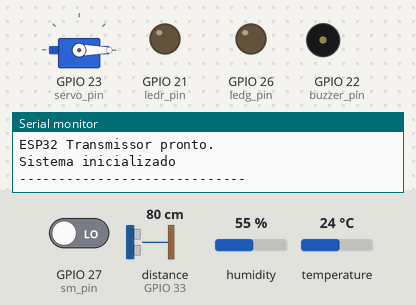
A sketch run on a simulated ESP32. Parts: servo, output pins drawn as LEDs (lit = HIGH), buzzer (waves = sounding, pin HIGH), the last lines printed to the serial monitor. Wiring (inferred from the names in the program): ultrasonic range finder: trigger GPIO 32; echo GPIO 33. The test bench sets the inputs (shaded band); at power-on: distance to the obstacle (sensor on GPIO 33) 80 cm, temperature 24 °C, GPIO 27 (sm_pin) LOW, humidity 55 %. The echo pulse lasts 58.3 µs per cm; nothing arrives over Bluetooth unless stated; pins used as bus, display or sensor lines are not drawn.

Above: at 6.8 s.
6.9 s: distance to the obstacle (sensor on GPIO 33) set to 7 cm
10.2 s: distance to the obstacle (sensor on GPIO 33) set to 4 cm
At 12.4 s:
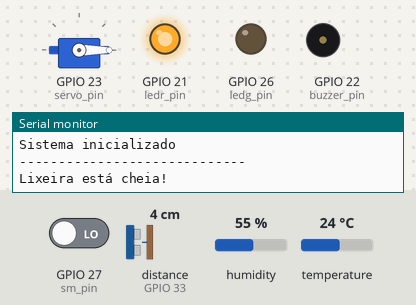
13.5 s: temperature set to 28 °C
At 15.8 s:
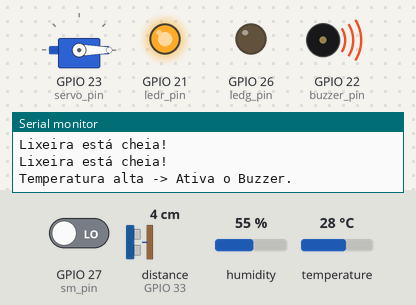
17.5 s: GPIO 27 (sm_pin) driven HIGH
At 19.3 s:
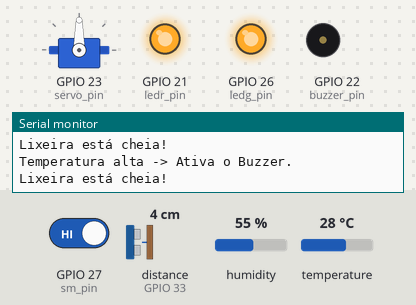
19.7 s: distance to the obstacle (sensor on GPIO 33) set to 9 cm
At 21.6 s:
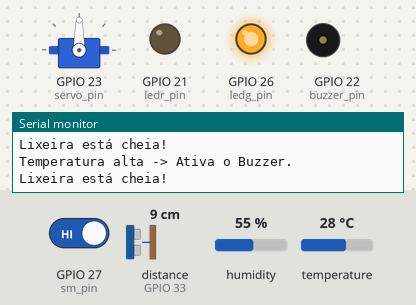
Timing chart, 0 to 23.1 s (numbered marks = the images above; inputs shaded):
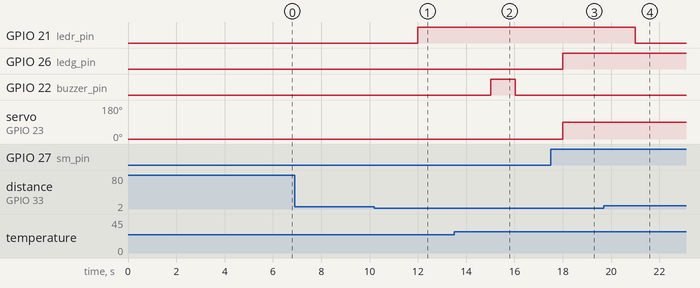

The sketch:

Transmissor.ino
```cpp
#include "BluetoothSerial.h"
#include <DHT.h>
#include <ESP32Servo.h>

// Estruturação dos pinos do ESP32
#define ledr_pin 21 // Pino LED Vermelho conectado ao pino digital 21 do ESP
#define buzzer_pin 22 // Defina o pino conectado ao buzzer
#define servo_pin 23 // Pino SERVO conectado ao pino digital 23 do ESP
#define dht_pin 25 // Pino DHT conectado ao pino digital 25 do ESP
#define ledg_pin 26 // Pino LED Verde conectado ao pino digital 26 do ESP
#define sm_pin 27  // Pino SM conectado ao pino digital 27 do ESP
#define trig_pin 32 // Pino TRIG conectado ao pino digital 32 do ESP
#define echo_pin 33 // Pino ECHO conectado ao pino digital 33 do ESP

// Pinos para a comunicação serial entre os esp32
#define RXD2 16
#define TXD2 17

// ----- Conexão Bluetooth -----
// Nome do dispositivo Bluetooth
String device_name = "Lixeira Inteligente";

// Verifica se o Bluetooth está disponível
#if !defined(CONFIG_BT_ENABLED) || !defined(CONFIG_BLUEDROID_ENABLED)
#error Bluetooth is not enabled! Please run `make menuconfig` to and enable it
#endif

// Verifica o perfil da porta serial
#if !defined(CONFIG_BT_SPP_ENABLED)
#error Serial Port Profile for Bluetooth is not available or not enabled. It is only available for the ESP32 chip.
#endif

BluetoothSerial SerialBT; // Declara o objeto da serial do Bluettoth
// ----- Conexão Bluetooth -----

// ----- Variáveis de Controle -----
// bool estado_tampa = false; // Variável para armazenar o estado da tampa
bool buzzer_ativo = false; // Variável para controlar o estado do buzzer
unsigned long ultimo_som_buzzer = 0; // Variável para registrar o tempo do último acionamento do buzzer

// Variáveis de estado para mapear se os sensores/atuadores estão ativos ou não via Bluetooth
bool sm_ativo = true;
bool dht_ativo = true;
bool su_ativo = true;
bool mostrar_dados = false; // Controle para exibir os dados

float temperatura;
float umidade;
float volume;

long distancia; // Variável para armazenar a distância medida
// ----- Variáveis de Controle -----

// ----- Sensores -----
// DHT
DHT dht(dht_pin, DHT11);

// Servo Motor
Servo servo_motor; // Cria um objeto Servo para controlar o servo motor
// ----- Sensores -----

// ----- Funções -----
long medir_distancia() {
  // Envia um pulso para o pino TRIG
  digitalWrite(trig_pin, LOW); // Define o nível lógico baixo no pino TRIG
  delayMicroseconds(2); // Aguarda 2 microssegundos
  digitalWrite(trig_pin, HIGH); // Define o nível lógico alto no pino TRIG
  delayMicroseconds(10); // Aguarda 10 microssegundos
  digitalWrite(trig_pin, LOW); // Define novamente o nível lógico baixo no pino TRIG

  // Mede o tempo do pulso de retorno (em microssegundos)
  long duracao = pulseIn(echo_pin, HIGH);

  // Calcula a distância em centímetros
  long distancia = (duracao / 29.1) / 2; // Velocidade do som em cm/us (343 m/s = 34300 cm/s)

  return distancia;
}

void verificar_movimento() {
  // Sensor de Movimento e Servo Motor
  if (sm_ativo) {
    // Verifica se o sensor de presença está ativo
    if (digitalRead(sm_pin) == HIGH) {
      servo_motor.write(90); // Abre a tampa
      digitalWrite(ledg_pin, HIGH); // Acende o LED Verde
      // estado_tampa = true; // Tampa aberta
    } else if (digitalRead(sm_pin) == LOW) {
      servo_motor.write(0); // Fecha a tampa
      digitalWrite(ledg_pin, LOW); // Apaga o LED Verde
      // estado_tampa = false; // Tampa fechada
    }
  }
}

void verificar_ultrassonico() {
  // Sensor Ultrassônico
  if (su_ativo) {
    distancia = medir_distancia(); // Chama a função para medir a distância

    // Lixeira não está cheia
    if (distancia > 5) {
      digitalWrite(ledr_pin, LOW); // Apaga o LED Vermelho

      // Supõe-se que a altura total da lixeira é de 20 cm
      float altura_total = 17; // altura total da lixeira em cm

      // Cálculo do volume ocupado como porcentagem
      volume = ((altura_total - distancia) / altura_total) * 100.0;

    } else { // Lixeira está cheia
      Serial.println("Lixeira está cheia!"); // Lixeira cheia
      digitalWrite(ledr_pin, HIGH); // Acende o LED Vermelho

      // Lixeira cheia -> 100%
      volume = 100.0;
    }
  }
}

void verificar_dht() {
  // DHT11
  if (dht_ativo) {
    umidade = dht.readHumidity(); // Lê a umidade relativa
    temperatura = dht.readTemperature(); // Lê a temperatura em Celsius

    // Verifica se alguma leitura falhou
    if (isnan(umidade) || isnan(temperatura)) {
      Serial.println("Falha no sensor DHT11!");
      return;
    }

    // Identificar se a temperatura é alta (indício de fogo) ou baixa (sem indício de fogo)
    if (temperatura >= 25) {
      // Verifica se o buzzer não está ativo e se passaram 10 segundos desde o último acionamento
      if (!buzzer_ativo && (millis() - ultimo_som_buzzer > 10000)) {
        // Dispara o Buzzer e envia notificação
        Serial.println("Temperatura alta -> Ativa o Buzzer.");
        digitalWrite(buzzer_pin, HIGH);
        delay(1000); // Mantém o tom por 1 s
        digitalWrite(buzzer_pin, LOW);
        buzzer_ativo = true;
        ultimo_som_buzzer = millis();
      }
    } else {
      buzzer_ativo = false; // Reseta o estado do buzzer
      // Serial.println("Temperatura baixa.");
    }
  }
}

void mostrar_dados_sensores() {
  String dados = "<";
  if(dht_ativo){
    // Temperatura
    Serial.print(F("Temperatura: "));
    Serial.print(temperatura);
    Serial.println(F("°C"));

    // Umidade
    Serial.print(F("Umidade: "));
    Serial.print(umidade);
    Serial.println(F("%"));

    // Bluetooth
    SerialBT.print(temperatura);
    SerialBT.print(";");
    SerialBT.print(umidade);
    SerialBT.print(";");

    dados += String(temperatura) + ";" + String(umidade) + ";"; // Para o receptor
  }else{
    // Bluetooth
    SerialBT.print("---");
    SerialBT.print(";");
    SerialBT.print("---");
    SerialBT.print(";");

    dados += "---;---;"; // Para o receptor
  }

  if(su_ativo){
    // Imprime a distância
    Serial.print(F("Distância Medida: "));
    Serial.print(distancia);
    Serial.println(F("cm"));

    // Bluetooth
    SerialBT.print(volume);
    SerialBT.print(";");

    dados += String(volume); // Para o receptor
  }else{
    // Bluetooth
    SerialBT.print("---");
    SerialBT.print(";");

    dados += "---"; // Para o receptor
  }

  if (sm_ativo) {
    int movimento = digitalRead(sm_pin);
    Serial.print(F("Movimento: "));
    Serial.println(movimento ? F("Detectado") : F("Não detectado"));
  }

  dados += ">"; // Para o receptor
  Serial2.println(dados); // Para o receptor
  Serial.println(dados);
}

// Função para verificar os comandos recebidos do dispositivo bluetooth e fazer o controle
void controle(char cmd) {
  switch(cmd) {
    case 't':
      dht_ativo = !dht_ativo;
      break;
    case 'm':
      sm_ativo = !sm_ativo;
      break;
    case 'u':
      su_ativo = !su_ativo;
      break;
    case 'd':
      mostrar_dados = !mostrar_dados;
      break;
  }
}
// ----- Funções -----

// ----- Setup -----
void setup() {
  // Inicializa a porta serial
  Serial.begin(115200);

  // Inicializa a comunicação serial Bluetooth
  SerialBT.begin(device_name); // Nome do dispositivo Bluetooth

  Serial.printf("O dispositivo com nome \"%s\" comecou.\nAgora você pode emparelhá-lo com Bluetooth!\n", device_name.c_str());

  // Inicializa o sensor DHT11
  dht.begin();

  // Inicializa os pinos do sensor Ultrassônico
  pinMode(trig_pin, OUTPUT);
  pinMode(echo_pin, INPUT);

  // Inicializa o pino do LED Vermelho
  pinMode(ledr_pin, OUTPUT);

  // Inicializa o pino do sensor de Movimento
  pinMode(sm_pin, INPUT);

  // Inicializa o pino do LED Verde
  pinMode(ledg_pin, OUTPUT);

  // Inicializa o Servo Motor
  servo_motor.attach(servo_pin);
  servo_motor.write(0); // Garante que a tampa comece fechada

  // Inicializa o pino do buzzer
  pinMode(buzzer_pin, OUTPUT);

  // Configura a Serial2 nos pinos 16 (RX) e 17 (TX)
  Serial2.begin(9600, SERIAL_8N1, RXD2, TXD2);
  Serial.println("ESP32 Transmissor pronto.");

  Serial.println("Sistema inicializado");
  Serial.println("-----------------------------");
}
// ----- Setup -----

// ----- Loop -----
void loop() {
  // Verifica se passaram 2 segundos desde a última leitura
  static unsigned long ultima_leitura = 0;
  unsigned long tempo_atual = millis();

  if (tempo_atual - ultima_leitura >= 3000) {
    // Chama as funções de verificação dos sensores
    verificar_movimento();
    verificar_ultrassonico();
    verificar_dht();

    if (mostrar_dados){
      mostrar_dados_sensores();
    }

    // Verifica se há dados disponíveis na porta serial do Bluetooth
    if (SerialBT.available()) {
      char comando = SerialBT.read();
      controle(comando);

      // Aguarda um pequeno intervalo para limpar o buffer de entrada
      delay(10);

      // Limpa o buffer de entrada para garantir que não haja caracteres não lidos
      while (SerialBT.available()) {
        SerialBT.read(); // Descarta caracteres adicionais
      }
    }

    ultima_leitura = tempo_atual;
  }
}
// ----- Loop -----
```

Measured:
- the behaviour switches between 6 and 5 cm on distance to the obstacle (sensor on GPIO 33) (found by bisection; images 0 and 1)
- after the input at 6.9 s, every drawn part: stays the same
- after the input at 10.2 s, GPIO 21 (ledr_pin): LOW → HIGH after 1.8 s
- after the input at 13.5 s, GPIO 22 (buzzer_pin): LOW → HIGH after 1.5 s, → LOW 1.0 s later
- after the input at 17.5 s, GPIO 26 (ledg_pin): LOW → HIGH after 0.50 s; servo on GPIO 23 (servo_pin): 0° → 90° after 0.50 s
- after the input at 19.7 s, GPIO 21 (ledr_pin): HIGH → LOW after 1.3 s
